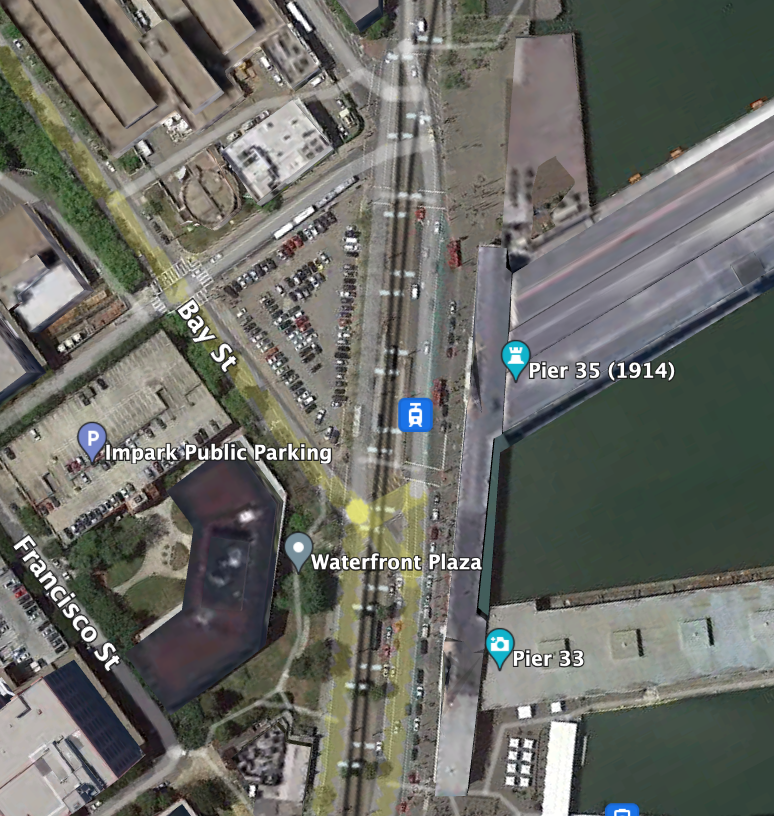
#> input picture r1.png, 774 x 816 px
$ python lambda.py
#> lines starting #> are read from the running program, lines starting #| are printed output that depends on the picture; after the words box and inside, x2 and y2 are one past the last pixel; in counts of white or black regions, pixels touching at a corner belong together
from skimage.metrics import structural_similarity
import cv2
import numpy as np

# Load images
before = cv2.imread('r1.png')
#> before is the input picture: shape (816, 774, 3); mean B, G, R 101.4, 107.6, 106.6
after = cv2.imread('r2.png')
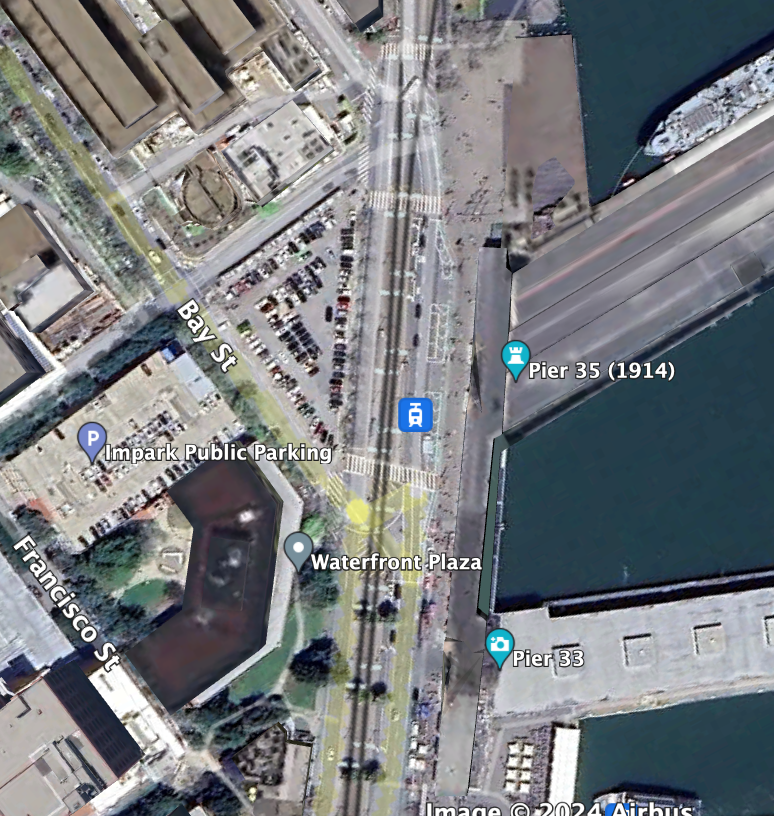
#> input picture r2.png, 774 x 816 px
#> after is the input picture: shape (816, 774, 3); mean B, G, R 127.3, 124, 120.6

# Convert images to grayscale
before_gray = cv2.cvtColor(before, cv2.COLOR_BGR2GRAY)
after_gray = cv2.cvtColor(after, cv2.COLOR_BGR2GRAY)

# Compute SSIM between the two images
(score, diff) = structural_similarity(before_gray, after_gray, full=True)
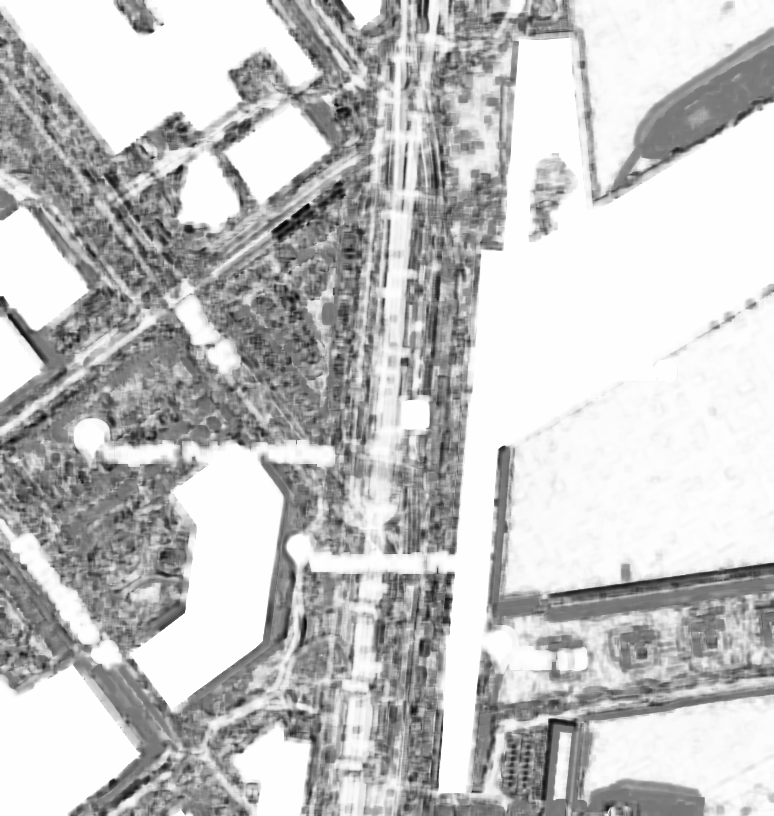
#> diff: shape (816, 774) float64; min -0.881, max 1, mean 0.557; drawn with min black and max white
#> score = 0.557
print("Image Similarity: {:.4f}%".format(score * 100))
#| Image Similarity: 55.6755%

# Convert the diff image to 8-bit unsigned integers
diff = (diff * 255).astype("uint8")
diff_box = cv2.merge([diff, diff, diff])

# Threshold and find contours
thresh = cv2.threshold(diff, 0, 255, cv2.THRESH_BINARY_INV | cv2.THRESH_OTSU)[1]
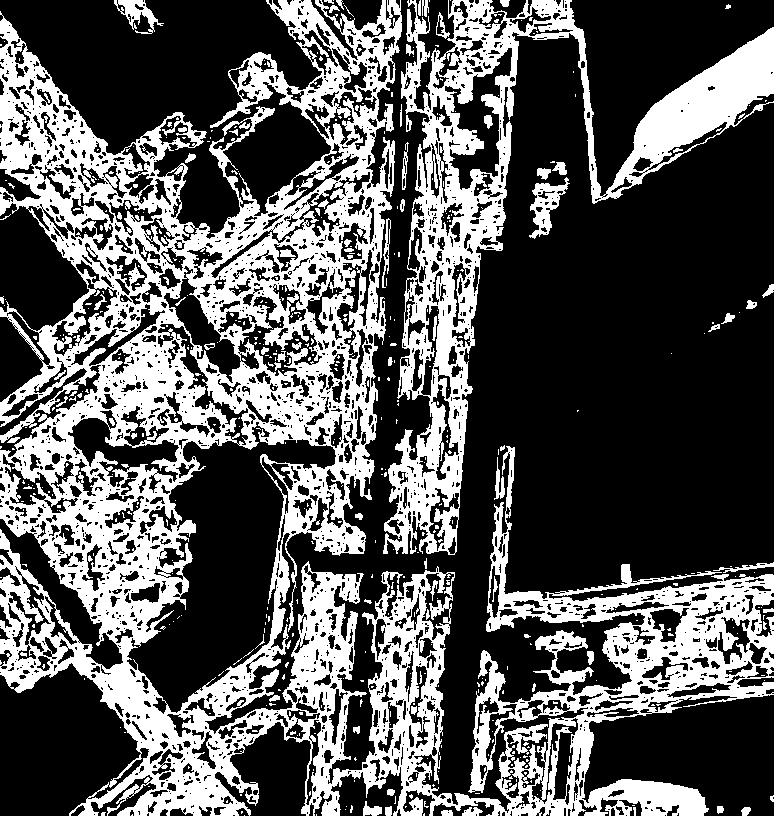
#> thresh: shape (816, 774); 34.7% white; 586 white regions (497 under 20 px)
contours, _ = cv2.findContours(thresh, cv2.RETR_EXTERNAL, cv2.CHAIN_APPROX_SIMPLE)
#> contours = 201 contours, 161 with area under 20; largest, box (x1, y1, x2, y2) and area: (0, 0, 774, 816) 265127, (383, 0, 774, 555) 52104, (529, 177, 570, 239) 1032, (114, 0, 164, 34) 598, (382, 218, 391, 288) 189

mask = np.zeros(before.shape, dtype='uint8')
filled_after = after.copy()

# Highlight differences
for c in contours:
    area = cv2.contourArea(c)
    if area > 40:
        x, y, w, h = cv2.boundingRect(c)
        cv2.rectangle(before, (x, y), (x + w, y + h), (36, 255, 12), 2)
        cv2.rectangle(after, (x, y), (x + w, y + h), (36, 255, 12), 2)
        cv2.rectangle(diff_box, (x, y), (x + w, y + h), (36, 255, 12), 2)
        cv2.drawContours(mask, [c], 0, (255, 255, 255), -1)
        cv2.drawContours(filled_after, [c], 0, (0, 255, 0), -1)
#> this loop made 201 passes
#> (area, x, y, w, h) on passes 7, 9, 11, 14, 19, 66, 95, 107, 139, 142, 145, 149: (49.5, 441, 810, 12, 6), (53.5, 741, 807, 10, 9), (93.5, 462, 807, 21, 9), (48.5, 385, 806, 7, 10), (139.5, 363, 801, 19, 15), (59, 587, 651, 7, 14), (128.5, 713, 562, 61, 11), (132, 494, 457, 11, 43), (54, 721, 313, 14, 11), (55.5, 746, 300, 11, 9), (57.5, 762, 284, 12, 14), (189, 382, 218, 9, 70)
#> area on passes 12, 25, 43, 47: 34, 34.5, 29, 35
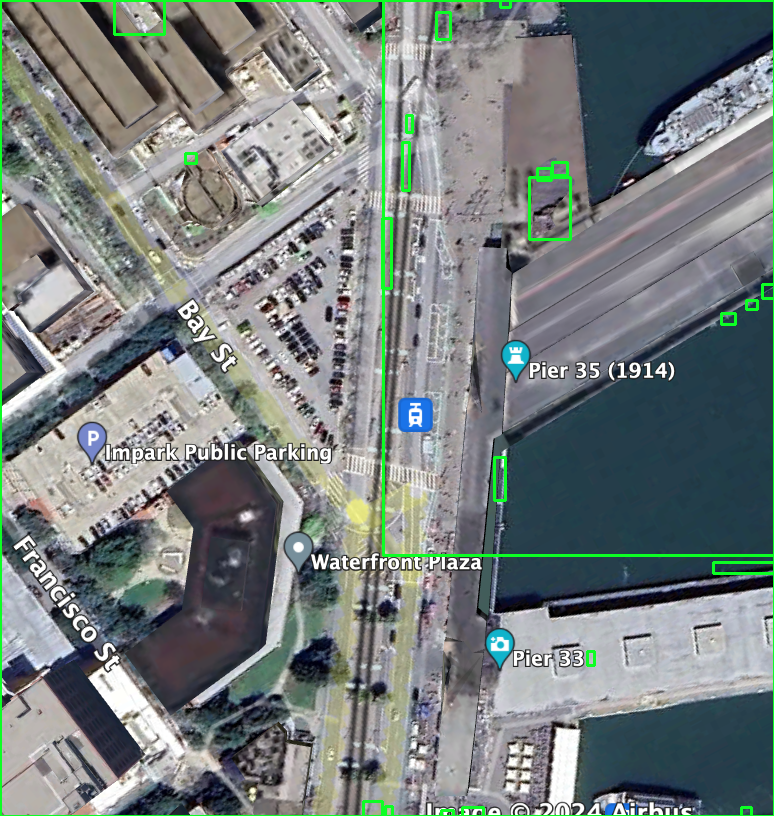
#> after: shape (816, 774, 3); 1.85% of pixels changed, all inside (x1, y1, x2, y2) = (0, 0, 774, 816)
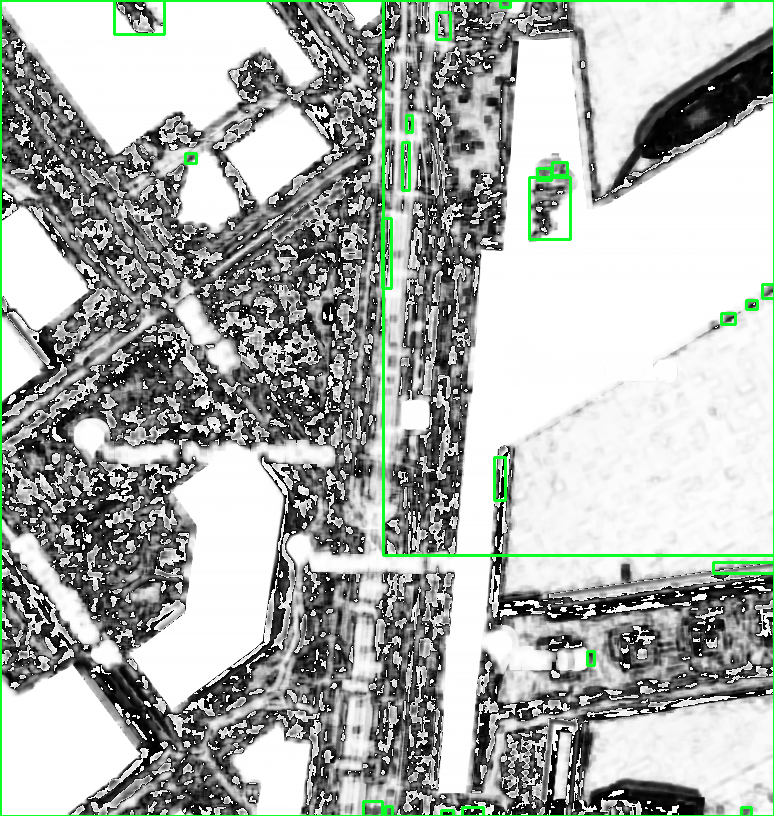
#> diff_box: shape (816, 774, 3); mean of channels 0, 1, 2 171.9, 175.9, 171.4; drawn as B, G, R
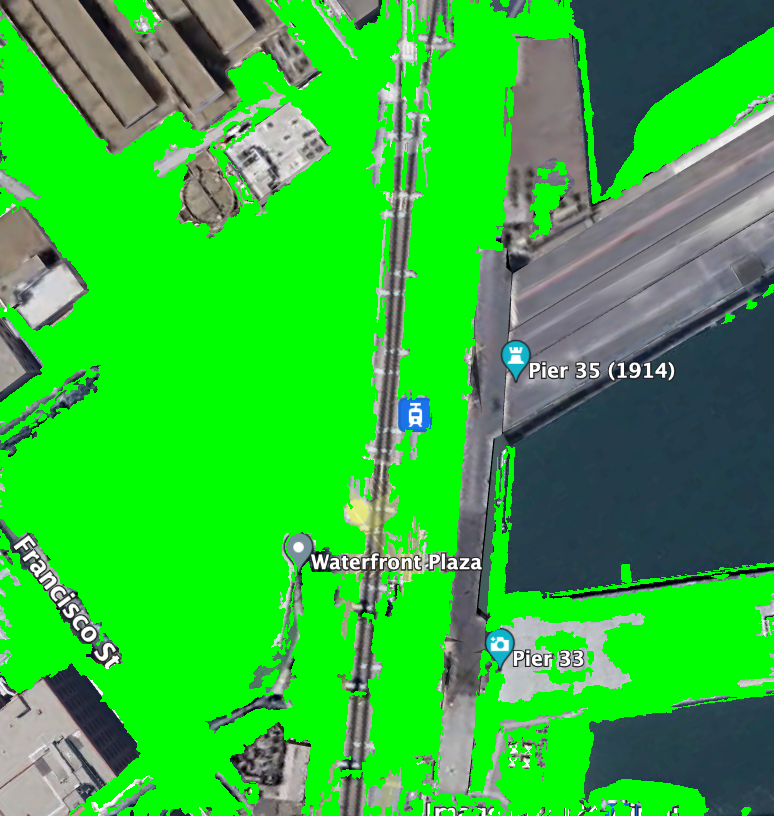
#> filled_after: shape (816, 774, 3); mean B, G, R 54.3, 185.3, 48.7
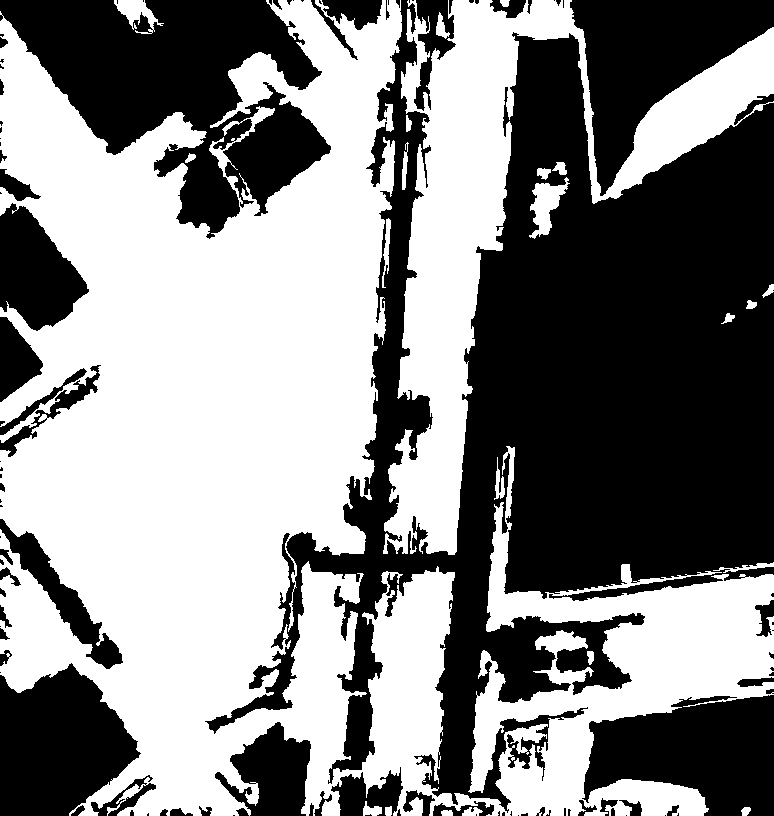
#> mask: shape (816, 774, 3); 52.3% white; 108 black regions (55 under 20 px), largest, box (x1, y1, x2, y2) and area: (205, 0, 774, 813) 179775, (0, 0, 331, 239) 40046, (570, 0, 774, 196) 18268

# Display images using cv2.imshow
cv2.imshow('Before', before)
cv2.imshow('After', after)
# [4 lines of commented-out code are left out]
cv2.waitKey(0)
cv2.destroyAllWindows()
